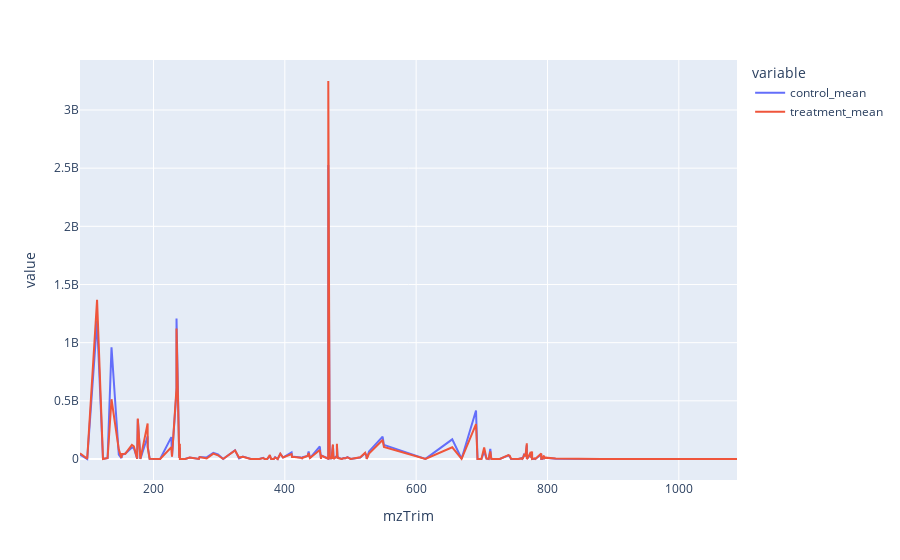

Notebook code cell kept with this figure:
### Code cell
import plotly.express as px


# Create a scatter plot
fig = px.line(grouped_mz)

# Show the interactive plot
fig.show()

### Figure 1 — Plotly figure (JSON) as saved in the notebook; plotly's stock layout.template omitted (floating-point values rounded to 4 significant figures; data arrays with more than 128 entries replaced by an {"elided": "..."} marker saying what was removed)
{"data": [{"hovertemplate": "variable=control_mean<br>mzTrim=%{x}<br>value=%{y}<extra></extra>", "legendgroup": "control_mean", "line": {"color": "#636efa", "dash": "solid"}, "marker": {"symbol": "circle"}, "mode": "lines", "name": "control_mean", "orientation": "v", "showlegend": true, "type": "scatter", "x": {"elided": "155 float values"}, "xaxis": "x", "y": {"elided": "155 int values"}, "yaxis": "y"}, {"hovertemplate": "variable=treatment_mean<br>mzTrim=%{x}<br>value=%{y}<extra></extra>", "legendgroup": "treatment_mean", "line": {"color": "#EF553B", "dash": "solid"}, "marker": {"symbol": "circle"}, "mode": "lines", "name": "treatment_mean", "orientation": "v", "showlegend": true, "type": "scatter", "x": {"elided": "155 float values"}, "xaxis": "x", "y": {"elided": "155 int values"}, "yaxis": "y"}], "layout": {"legend": {"title": {"text": "variable"}, "tracegroupgap": 0}, "margin": {"t": 60}, "xaxis": {"anchor": "y", "domain": [0, 1], "title": {"text": "mzTrim"}}, "yaxis": {"anchor": "x", "domain": [0, 1], "title": {"text": "value"}}}}
